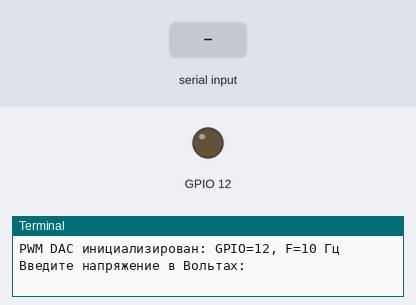
A program run on a simulated Raspberry Pi (BCM pin numbers). Parts: output pins drawn as LEDs (lit = HIGH), the last lines printed to the terminal. Dashed ring = blinking. The test bench sets the inputs (shaded band).

Above: at 1.2 s.
1.3 s: "1" typed at the terminal, then Enter
At 4.2 s:
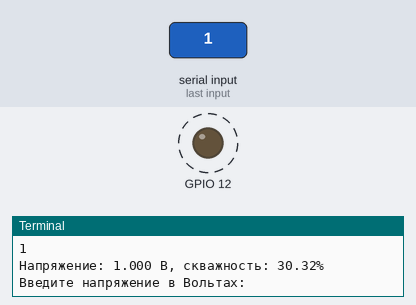
4.3 s: "0" typed at the terminal, then Enter
At 5.4 s:
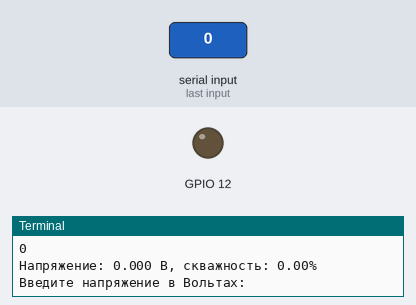
Timing chart, 0 to 7.3 s (numbered marks = the images above; inputs shaded):
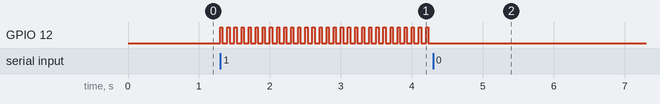

The program:

pwm_dac.py
```python
import RPi.GPIO as GPIO


class PWM_DAC:
    def __init__(self, gpio_pin, pwm_frequency, dynamic_range, verbose=False):
        self.gpio_pin = gpio_pin
        self.pwm_frequency = pwm_frequency
        self.dynamic_range = dynamic_range
        self.verbose = verbose

        GPIO.setmode(GPIO.BCM)
        GPIO.setup(self.gpio_pin, GPIO.OUT)

        self.pwm = GPIO.PWM(self.gpio_pin, self.pwm_frequency)
        self.pwm.start(0)

        if self.verbose:
            print(
                f"PWM DAC инициализирован:"
                f" GPIO={gpio_pin}, F={pwm_frequency} Гц"
            )

    def deinit(self):
        self.pwm.ChangeDutyCycle(0)
        self.pwm.stop()
        GPIO.cleanup()

        if self.verbose:
            print("PWM DAC остановлен")

    def set_voltage(self, voltage):
        if not (0.0 <= voltage <= self.dynamic_range):
            print(f"Напряжение выходит за динамический диапазон ЦАП (0.00 - {self.dynamic_range:.2f} В)")
            print("Устанавливаем 0.0 В")
            voltage = 0.0

        duty_cycle = voltage / self.dynamic_range * 100

        self.pwm.ChangeDutyCycle(duty_cycle)

        if self.verbose:
            print(
                f"Напряжение: {voltage:.3f} В, "
                f"скважность: {duty_cycle:.2f}%"
            )


if __name__ == "__main__":
    try:
        dac = PWM_DAC(12, 10, 3.298, True)

        while True:
            try:
                voltage = float(input("Введите напряжение в Вольтах: "))
                dac.set_voltage(voltage)

            except ValueError:
                print("Вы ввели не число. Попробуйте ещё раз\n")

    finally:
        dac.deinit()
```

Measured:
- after the input at 1.3 s, GPIO 12: alternates HIGH for 0.03 s and LOW for 0.07 s, starting at once
- after the input at 4.3 s, GPIO 12: stops changing and stays LOW
